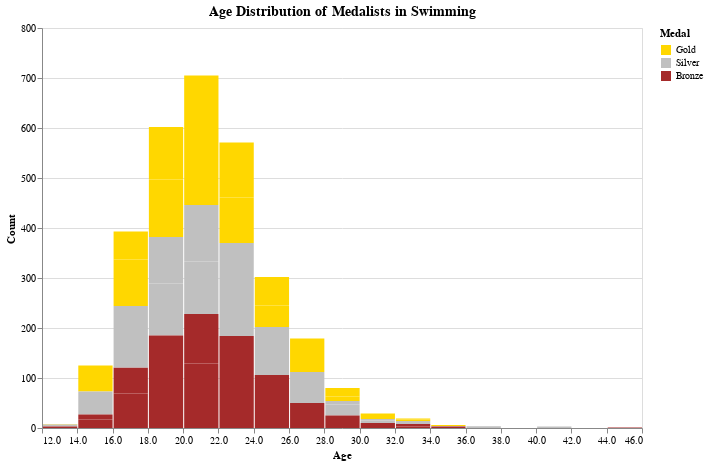

Here is the notebook cell this chart was saved with:
### Code cell
import altair as alt
import pandas as pd

# Select a specific sport (you can change this to any sport in your dataset)
selected_sport = 'Swimming'

# Filter the data for the selected sport and medalists
filtered_df = df[(df['Sport'] == selected_sport) & (df['Medal'].isin(['Gold', 'Silver', 'Bronze']))]

# Create a histogram using Altair
histogram_age_medalists = alt.Chart(filtered_df).mark_bar().encode(
    x=alt.X('Age:Q', bin=alt.Bin(maxbins=20), axis=alt.Axis(title='Age')),
    y=alt.Y('count():Q', axis=alt.Axis(title='Count')),
    color=alt.Color('Medal:N', scale=alt.Scale(domain=['Gold', 'Silver', 'Bronze'], range=['gold', 'silver', 'brown'])),
    tooltip=['Medal:N', 'Age:Q', 'count():Q']
).properties(
    width=600,
    height=400,
    title=f'Age Distribution of Medalists in {selected_sport}'
).configure_title(
    fontSize=14,
    anchor='middle'
)

histogram_age_medalists

### Figure 1 — Vega-Lite specification as saved in the notebook (floating-point values rounded to 4 significant figures; data arrays with more than 128 entries replaced by an {"elided": "..."} marker saying what was removed)
{"config": {"view": {"continuousWidth": 400, "continuousHeight": 300}, "title": {"anchor": "middle", "fontSize": 14}}, "data": {"name": "data-c2bf505d0bb59404882bf46a603f7175"}, "mark": "bar", "encoding": {"color": {"field": "Medal", "scale": {"domain": ["Gold", "Silver", "Bronze"], "range": ["gold", "silver", "brown"]}, "type": "nominal"}, "tooltip": [{"field": "Medal", "type": "nominal"}, {"field": "Age", "type": "quantitative"}, {"aggregate": "count", "type": "quantitative"}], "x": {"axis": {"title": "Age"}, "bin": {"maxbins": 20}, "field": "Age", "type": "quantitative"}, "y": {"aggregate": "count", "axis": {"title": "Count"}, "type": "quantitative"}}, "height": 400, "title": "Age Distribution of Medalists in Swimming", "width": 600, "$schema": "https://vega.github.io/schema/vega-lite/v4.17.0.json", "datasets": {"data-c2bf505d0bb59404882bf46a603f7175": {"elided": "3048 records"}}}
